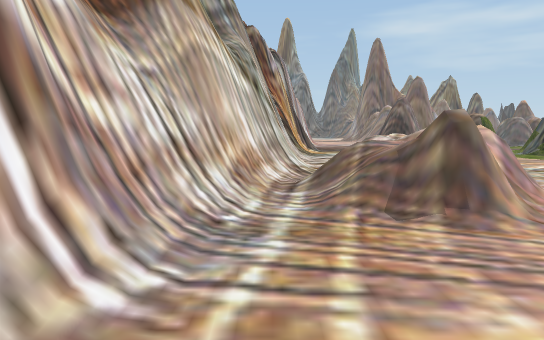
[1] (above)

24 first-person views from a walk through a scene from a Unity 3-D project. The camera is 1.5 m above the floor, tilts 6° down and sees 70° across. The floor is counted in squares, 2 m on a side. Each view is taken from the middle of a square. On the plan, view 1 faces up. The plan holds only what a view shows up to about 12 squares ahead; the rest is blank. The place goes on beyond the plan. Some trees and plants on the terrain are drawn as simple stand-ins. The player character is not drawn.

[2]
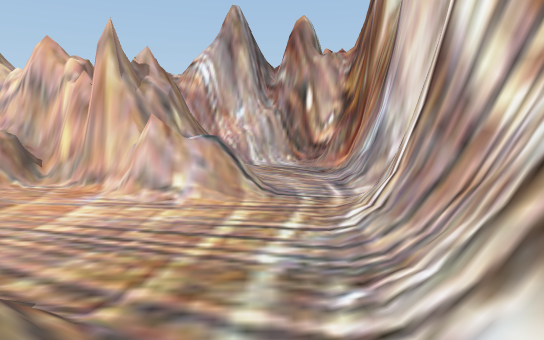

[3]
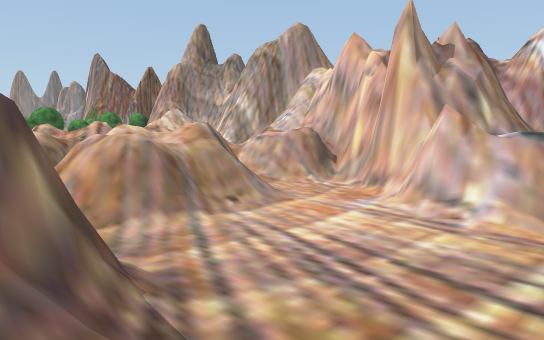

[4]
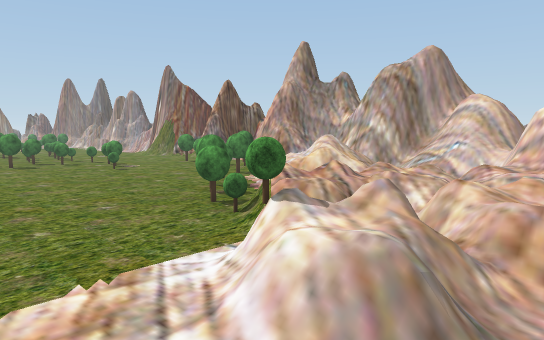

[5]
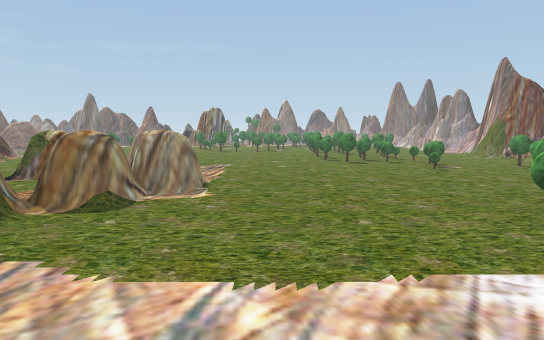

[6]
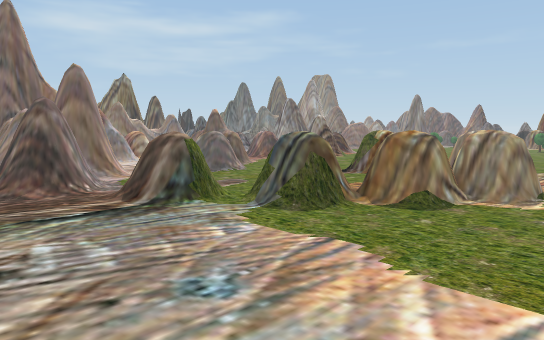

[7]
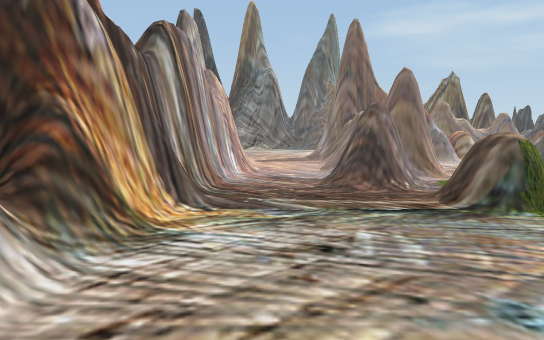

[8]
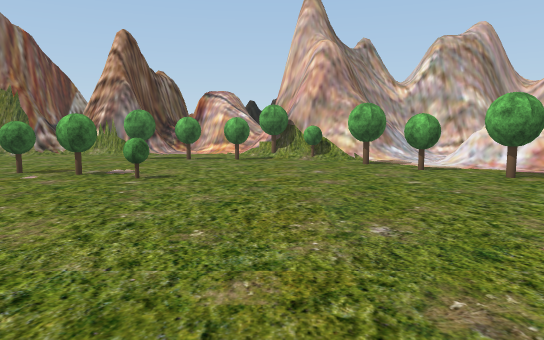

[9]
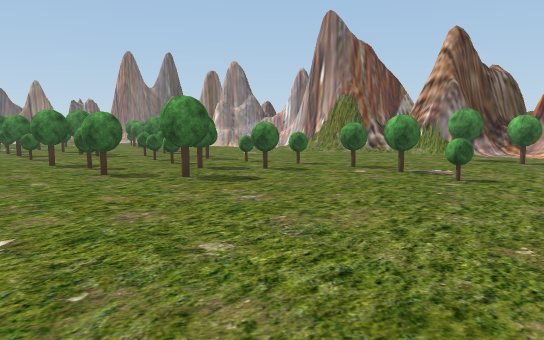

[10]
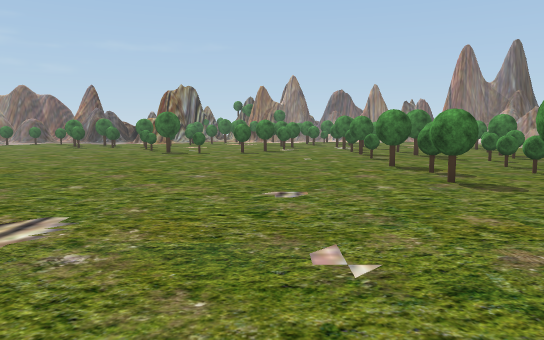

[11]
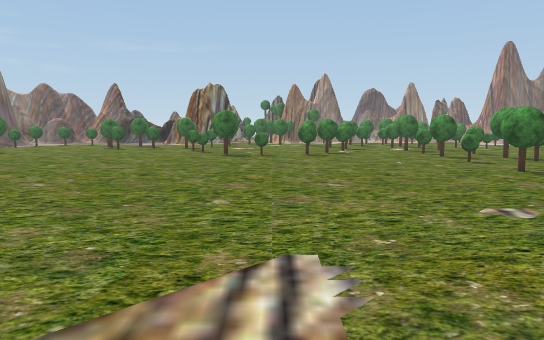

[12]
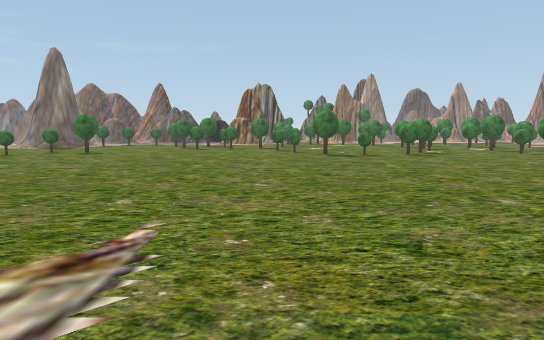

[13]
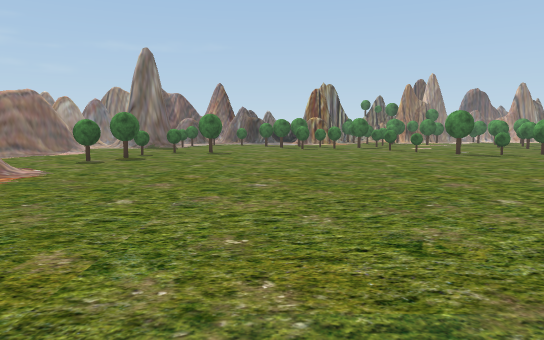

[14]
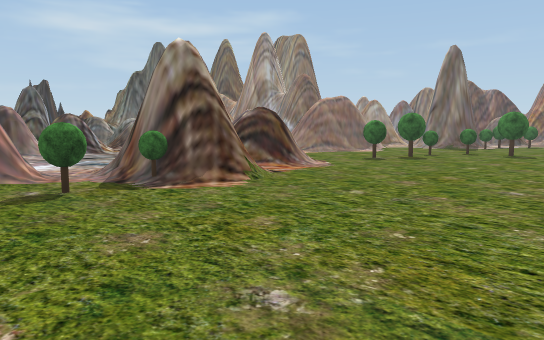

[15]
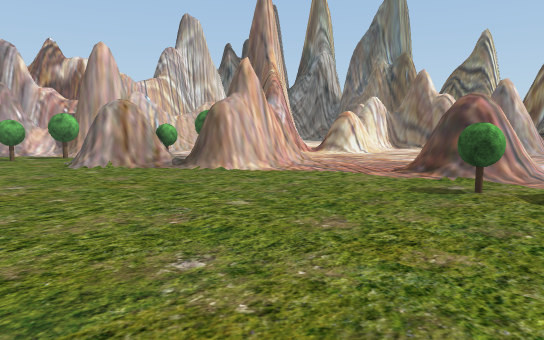

[16]
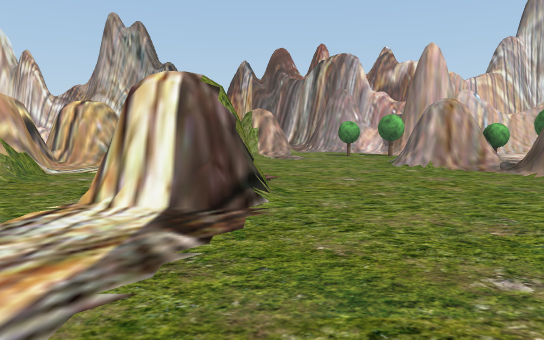

[17]
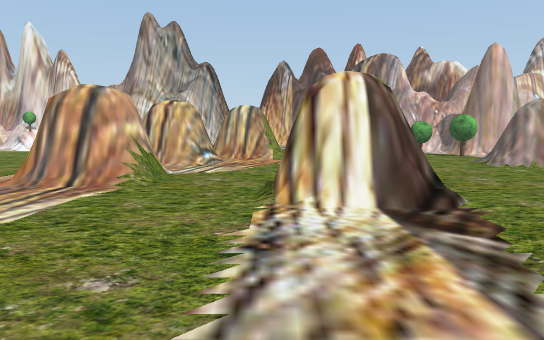

[18]
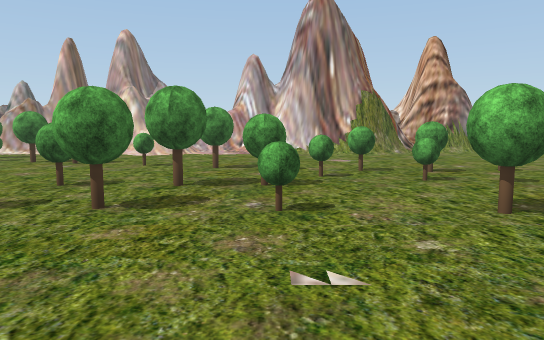

[19]
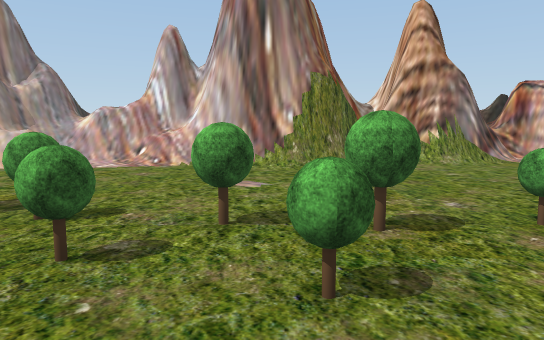

[20]
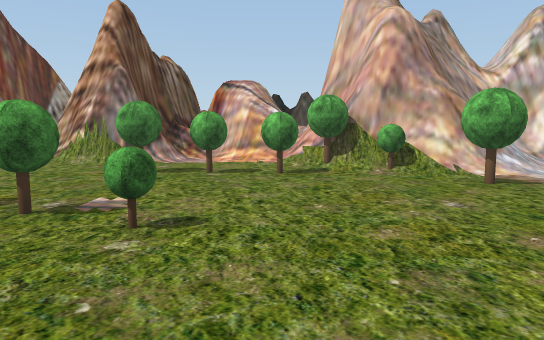

[21]
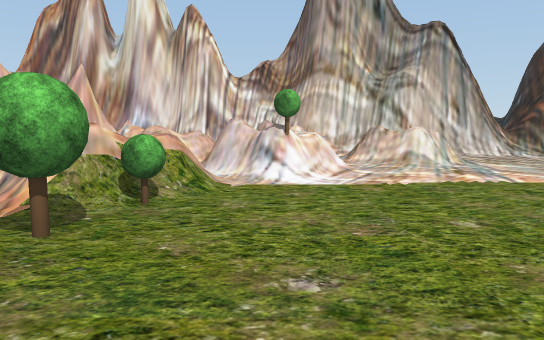

[22]
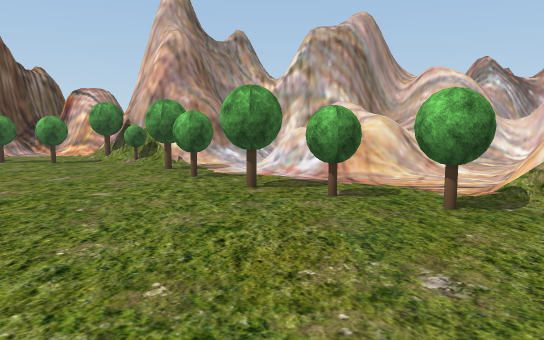

[23]
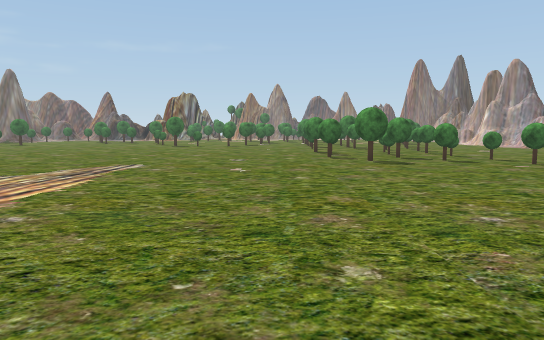

[24]
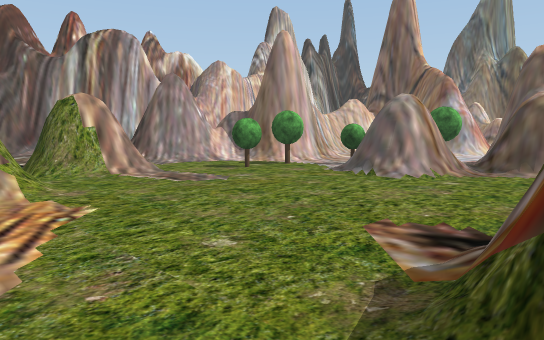

### Floor plan
Key: @ floor where view 1 was taken; # wall or solid block; x gap in a wall; . main floor; : floor 0.25 m higher than the main floor; + floor 1 m higher than the main floor; * floor 1.25 m higher than the main floor; / step, stairs or slope; = window, fence, low wall or low ledge; ^ raised ledge; T tree; O other object.
Columns run from 2 left of view 1 to 29 right of it. Each row starts with its distance up from view 1.
 29                    #.
 28                    ..##
 27                     . ...
 26                 ..  . ...
 25              # ...  ....
 24              # ....  ...      #
 23              .. ...  ..   == /##
 22           ..  . #..##.#  # /....
 21         ###..T.##...x.##/##.....
 20           #..T.##...T.T#/...TTT.
 19    #/.. ^##.T##................O
 18    #...###.T.##................T
 17    #...##/.T....................
 16    #...//./.....................
 15    #.....##......##.............
 14   ##.....##......##.............
 13   #/.......#/....##.............
 12   #/.......##/..................
 11   #/........##/##...............
 10   #/.........####..............T
  9   #...........##..............T.
  8   #//=........................T.
  7   #.///.........................
  6  ## /=..........................
  5  #/// :=..................T.....
  4  #./#//#T.............TT.T..T.TT
  3  #..//#=#=T............T....TT.T
  2  #.../#=:+=TT.........T..TTT....
  1 ##....=#*=/..T.....TT..TTTT.T...
  0 #/@#####==.//.T......T.......T.T
 -1 #/.####//.///=.T................
 -2 #/.   ##//// /..................
 -3 ##.    ##=////##TTTTT...........
 -4  #//   ###########......###//..=
 -5  ####            #=..#### #####=
 -6      ##          ######      ###

Positions as (right, up) in squares from view 1, and headings:
1: (0, 0), facing up
2: (0, 5), facing down
3: (0, 4), facing down-right
4: (3, 7), facing down-right
5: (3, 7), facing right
6: (3, 7), facing up-right
7: (3, 7), facing up
8: (15, 7), facing down
9: (15, 7), facing down-right
10: (16, 7), facing right
11: (17, 9), facing right
12: (17, 12), facing right
13: (17, 16), facing right
14: (17, 15), facing up-right
15: (20, 15), facing up-left
16: (20, 15), facing left
17: (20, 13), facing left
18: (26, 8), facing down
19: (24, 4), facing down
20: (16, 4), facing down
21: (12, 4), facing left
22: (11, 6), facing down
23: (11, 6), facing right
24: (15, 12), facing up-left
